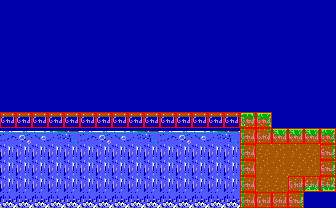

This game map was drawn from its Tiled (.tmx) file and the tilesets committed beside it. A one-line description and the full map source follow:
An orthogonal 21x13 tile map with 16x16 px tiles, 2 tile layers (bg, col), 2 tilesets.

<map version="1.5" tiledversion="1.5.0" orientation="orthogonal" renderorder="right-down" width="21" height="13" tilewidth="16" tileheight="16" infinite="0" nextlayerid="4" nextobjectid="41">
 <properties>
  <property name="music" type="int" value="10" />
 </properties>
 <tileset firstgid="1" source="tileset.tsx" />
 <tileset firstgid="241" source="obj.tsx" />
 <layer id="1" name="bg" width="21" height="13">
  <data encoding="csv">
45,45,45,45,45,45,45,45,45,45,45,45,45,45,45,45,45,45,45,45,45,
45,45,45,45,45,45,45,45,45,45,45,45,45,45,45,45,45,45,45,45,45,
45,45,45,45,45,45,45,45,45,45,45,45,45,45,45,45,45,45,45,45,45,
45,45,45,45,45,45,45,45,45,45,45,45,45,45,45,45,45,45,45,45,45,
45,45,45,45,45,45,45,45,45,45,45,45,45,45,45,45,45,45,45,45,45,
45,45,45,45,45,45,45,45,45,45,45,45,45,45,45,45,45,45,45,45,45,
45,45,45,45,45,45,45,45,45,45,45,45,45,45,45,45,45,45,45,45,45,
46,46,46,46,46,46,46,46,46,46,46,46,46,46,46,82,84,45,45,45,45,
85,86,87,88,89,85,86,87,88,89,85,86,87,88,89,102,124,83,83,83,84,
109,109,109,109,109,109,109,109,109,109,109,109,109,109,109,102,123,103,103,123,104,
109,109,109,109,109,109,109,109,109,109,109,109,109,109,109,102,103,103,123,103,104,
109,109,109,109,109,109,109,109,109,109,109,109,109,109,109,102,123,123,162,183,184,
129,129,129,129,129,129,129,129,129,129,129,129,129,129,129,102,123,103,104,45,45
</data>
 </layer>
 <layer id="2" name="col" width="21" height="13">
  <data encoding="csv">
241,241,241,241,241,241,241,241,241,241,241,241,241,241,241,241,241,241,241,241,241,
241,241,241,241,241,241,241,241,241,241,241,241,241,241,241,241,241,241,241,241,241,
241,241,241,241,241,241,241,241,241,241,241,241,241,241,241,241,241,241,241,241,241,
241,241,241,241,241,241,241,241,241,241,241,241,241,241,241,241,241,241,241,241,241,
241,241,241,241,241,241,241,241,241,241,241,241,241,241,241,241,241,241,241,241,241,
241,241,241,241,241,241,241,241,241,241,241,241,241,241,241,241,241,241,241,241,241,
241,241,241,241,241,241,241,241,241,241,241,241,241,241,241,241,241,241,241,241,241,
242,242,242,242,242,242,242,242,242,242,242,242,242,242,242,242,242,241,241,241,241,
241,241,241,241,241,241,241,241,241,241,241,241,241,241,241,242,242,242,242,242,242,
241,241,241,241,241,241,241,241,241,241,241,241,241,241,241,242,241,241,241,241,242,
241,241,241,241,241,241,241,241,241,241,241,241,241,241,241,242,241,241,241,241,242,
241,241,241,241,241,241,241,241,241,241,241,241,241,241,241,242,241,241,242,242,242,
241,241,241,241,241,241,241,241,241,241,241,241,241,241,241,242,242,242,242,241,241
</data>
 </layer>
 <objectgroup id="3" name="obj" />
</map>
